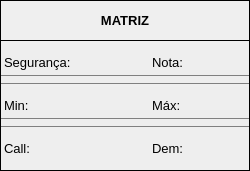
                <widget class="QFrame" name="search_result_matriz_frame">
                 <property name="geometry">
                  <rect>
                   <x>10</x>
                   <y>360</y>
                   <width>250</width>
                   <height>171</height>
                  </rect>
                 </property>
                 <property name="minimumSize">
                  <size>
                   <width>250</width>
                   <height>0</height>
                  </size>
                 </property>
                 <property name="maximumSize">
                  <size>
                   <width>300</width>
                   <height>300</height>
                  </size>
                 </property>
                 <property name="frameShape">
                  <enum>QFrame::Box</enum>
                 </property>
                 <property name="frameShadow">
                  <enum>QFrame::Plain</enum>
                 </property>
                 <layout class="QVBoxLayout" name="verticalLayout_17">
                  <property name="spacing">
                   <number>3</number>
                  </property>
                  <property name="leftMargin">
                   <number>0</number>
                  </property>
                  <property name="topMargin">
                   <number>0</number>
                  </property>
                  <property name="rightMargin">
                   <number>0</number>
                  </property>
                  <property name="bottomMargin">
                   <number>0</number>
                  </property>
                  <item>
                   <widget class="QFrame" name="frame_7">
                    <property name="minimumSize">
                     <size>
                      <width>0</width>
                      <height>40</height>
                     </size>
                    </property>
                    <property name="frameShape">
                     <enum>QFrame::NoFrame</enum>
                    </property>
                    <property name="frameShadow">
                     <enum>QFrame::Raised</enum>
                    </property>
                    <layout class="QVBoxLayout" name="verticalLayout_20">
                     <property name="spacing">
                      <number>0</number>
                     </property>
                     <property name="leftMargin">
                      <number>0</number>
                     </property>
                     <property name="topMargin">
                      <number>0</number>
                     </property>
                     <property name="rightMargin">
                      <number>0</number>
                     </property>
                     <property name="bottomMargin">
                      <number>0</number>
                     </property>
                     <item>
                      <widget class="QLabel" name="title_matriz">
                       <property name="font">
                        <font>
                         <pointsize>10</pointsize>
                         <weight>75</weight>
                         <bold>true</bold>
                        </font>
                       </property>
                       <property name="styleSheet">
                        <string notr="true">border-style: solid;
border-width: 0 0 1px 0;
border-color: transparent transparent black transparent;</string>
                       </property>
                       <property name="frameShape">
                        <enum>QFrame::NoFrame</enum>
                       </property>
                       <property name="text">
                        <string>MATRIZ</string>
                       </property>
                       <property name="alignment">
                        <set>Qt::AlignCenter</set>
                       </property>
                       <property name="margin">
                        <number>4</number>
                       </property>
                       <property name="textInteractionFlags">
                        <set>Qt::NoTextInteraction</set>
                       </property>
                      </widget>
                     </item>
                    </layout>
                   </widget>
                  </item>
                  <item>
                   <widget class="QFrame" name="frame_22">
                    <property name="minimumSize">
                     <size>
                      <width>160</width>
                      <height>40</height>
                     </size>
                    </property>
                    <property name="styleSheet">
                     <string notr="true">background-color: rgb(238, 238, 238);
border-style: solid;
border-width: 0 0 1px 0;
border-color: transparent transparent gray transparent;</string>
                    </property>
                    <property name="frameShape">
                     <enum>QFrame::NoFrame</enum>
                    </property>
                    <property name="frameShadow">
                     <enum>QFrame::Plain</enum>
                    </property>
                    <layout class="QHBoxLayout" name="horizontalLayout_26">
                     <property name="spacing">
                      <number>0</number>
                     </property>
                     <property name="leftMargin">
                      <number>0</number>
                     </property>
                     <property name="topMargin">
                      <number>0</number>
                     </property>
                     <property name="rightMargin">
                      <number>0</number>
                     </property>
                     <property name="bottomMargin">
                      <number>0</number>
                     </property>
                     <item>
                      <widget class="QLabel" name="seguranca">
                       <property name="minimumSize">
                        <size>
                         <width>100</width>
                         <height>25</height>
                        </size>
                       </property>
                       <property name="maximumSize">
                        <size>
                         <width>16777215</width>
                         <height>25</height>
                        </size>
                       </property>
                       <property name="font">
                        <font>
                         <pointsize>10</pointsize>
                        </font>
                       </property>
                       <property name="styleSheet">
                        <string notr="true">color: rgb(0, 0, 0);
background-color: rgb(238, 238, 238);</string>
                       </property>
                       <property name="frameShape">
                        <enum>QFrame::NoFrame</enum>
                       </property>
                       <property name="text">
                        <string>Segurança:</string>
                       </property>
                       <property name="textInteractionFlags">
                        <set>Qt::LinksAccessibleByMouse|Qt::TextSelectableByMouse</set>
                       </property>
                      </widget>
                     </item>
                     <item>
                      <widget class="QLabel" name="nota">
                       <property name="minimumSize">
                        <size>
                         <width>50</width>
                         <height>25</height>
                        </size>
                       </property>
                       <property name="maximumSize">
                        <size>
                         <width>100</width>
                         <height>25</height>
                        </size>
                       </property>
                       <property name="font">
                        <font>
                         <pointsize>10</pointsize>
                        </font>
                       </property>
                       <property name="styleSheet">
                        <string notr="true">color: rgb(0, 0, 0);
background-color: rgb(238, 238, 238);</string>
                       </property>
                       <property name="frameShape">
                        <enum>QFrame::NoFrame</enum>
                       </property>
                       <property name="text">
                        <string>Nota:</string>
                       </property>
                       <property name="textInteractionFlags">
                        <set>Qt::LinksAccessibleByMouse|Qt::TextSelectableByMouse</set>
                       </property>
                      </widget>
                     </item>
                    </layout>
                   </widget>
                  </item>
                  <item>
                   <widget class="QFrame" name="frame_23">
                    <property name="minimumSize">
                     <size>
                      <width>160</width>
                      <height>40</height>
                     </size>
                    </property>
                    <property name="styleSheet">
                     <string notr="true">background-color: rgb(238, 238, 238);
border-style: solid;
border-width: 0 0 1px 0;
border-color: transparent transparent gray transparent;</string>
                    </property>
                    <property name="frameShape">
                     <enum>QFrame::NoFrame</enum>
                    </property>
                    <property name="frameShadow">
                     <enum>QFrame::Plain</enum>
                    </property>
                    <layout class="QHBoxLayout" name="horizontalLayout_27">
                     <property name="spacing">
                      <number>0</number>
                     </property>
                     <property name="leftMargin">
                      <number>0</number>
                     </property>
                     <property name="topMargin">
                      <number>0</number>
                     </property>
                     <property name="rightMargin">
                      <number>0</number>
                     </property>
                     <property name="bottomMargin">
                      <number>0</number>
                     </property>
                     <item>
                      <widget class="QLabel" name="min">
                       <property name="minimumSize">
                        <size>
                         <width>50</width>
                         <height>25</height>
                        </size>
                       </property>
                       <property name="maximumSize">
                        <size>
                         <width>16777215</width>
                         <height>25</height>
                        </size>
                       </property>
                       <property name="font">
                        <font>
                         <pointsize>10</pointsize>
                        </font>
                       </property>
                       <property name="styleSheet">
                        <string notr="true">color: rgb(0, 0, 0);
background-color: rgb(238, 238, 238);</string>
                       </property>
                       <property name="frameShape">
                        <enum>QFrame::NoFrame</enum>
                       </property>
                       <property name="text">
                        <string>Min:</string>
                       </property>
                       <property name="textInteractionFlags">
                        <set>Qt::LinksAccessibleByMouse|Qt::TextSelectableByMouse</set>
                       </property>
                      </widget>
                     </item>
                     <item>
                      <widget class="QLabel" name="max">
                       <property name="minimumSize">
                        <size>
                         <width>25</width>
                         <height>25</height>
                        </size>
                       </property>
                       <property name="maximumSize">
                        <size>
                         <width>100</width>
                         <height>25</height>
                        </size>
                       </property>
                       <property name="font">
                        <font>
                         <pointsize>10</pointsize>
                        </font>
                       </property>
                       <property name="styleSheet">
                        <string notr="true">color: rgb(0, 0, 0);
background-color: rgb(238, 238, 238);</string>
                       </property>
                       <property name="frameShape">
                        <enum>QFrame::NoFrame</enum>
                       </property>
                       <property name="text">
                        <string>Máx:</string>
                       </property>
                       <property name="textInteractionFlags">
                        <set>Qt::LinksAccessibleByMouse|Qt::TextSelectableByMouse</set>
                       </property>
                      </widget>
                     </item>
                    </layout>
                   </widget>
                  </item>
                  <item>
                   <widget class="QFrame" name="frame_20">
                    <property name="minimumSize">
                     <size>
                      <width>160</width>
                      <height>40</height>
                     </size>
                    </property>
                    <property name="styleSheet">
                     <string notr="true">background-color: rgb(238, 238, 238);
border-style: solid;
border-width: 0 0 1px 0;
border-color: transparent transparent transparent transparent;</string>
                    </property>
                    <property name="frameShape">
                     <enum>QFrame::NoFrame</enum>
                    </property>
                    <property name="frameShadow">
                     <enum>QFrame::Plain</enum>
                    </property>
                    <layout class="QHBoxLayout" name="horizontalLayout_11">
                     <property name="spacing">
                      <number>0</number>
                     </property>
                     <property name="leftMargin">
                      <number>0</number>
                     </property>
                     <property name="topMargin">
                      <number>0</number>
                     </property>
                     <property name="rightMargin">
                      <number>0</number>
                     </property>
                     <property name="bottomMargin">
                      <number>0</number>
                     </property>
                     <item>
                      <widget class="QLabel" name="call">
                       <property name="minimumSize">
                        <size>
                         <width>50</width>
                         <height>25</height>
                        </size>
                       </property>
                       <property name="maximumSize">
                        <size>
                         <width>16777215</width>
                         <height>25</height>
                        </size>
                       </property>
                       <property name="font">
                        <font>
                         <pointsize>10</pointsize>
                        </font>
                       </property>
                       <property name="styleSheet">
                        <string notr="true">color: rgb(0, 0, 0);
background-color: rgb(238, 238, 238);</string>
                       </property>
                       <property name="frameShape">
                        <enum>QFrame::NoFrame</enum>
                       </property>
                       <property name="text">
                        <string>Call:</string>
                       </property>
                       <property name="textInteractionFlags">
                        <set>Qt::LinksAccessibleByMouse|Qt::TextSelectableByMouse</set>
                       </property>
                      </widget>
                     </item>
                     <item>
                      <widget class="QLabel" name="dem">
                       <property name="minimumSize">
                        <size>
                         <width>25</width>
                         <height>25</height>
                        </size>
                       </property>
                       <property name="maximumSize">
                        <size>
                         <width>100</width>
                         <height>25</height>
                        </size>
                       </property>
                       <property name="font">
                        <font>
                         <pointsize>10</pointsize>
                        </font>
                       </property>
                       <property name="styleSheet">
                        <string notr="true">color: rgb(0, 0, 0);
background-color: rgb(238, 238, 238);</string>
                       </property>
                       <property name="frameShape">
                        <enum>QFrame::NoFrame</enum>
                       </property>
                       <property name="text">
                        <string>Dem:</string>
                       </property>
                       <property name="textInteractionFlags">
                        <set>Qt::LinksAccessibleByMouse|Qt::TextSelectableByMouse</set>
                       </property>
                      </widget>
                     </item>
                    </layout>
                   </widget>
                  </item>
                 </layout>
                </widget>
